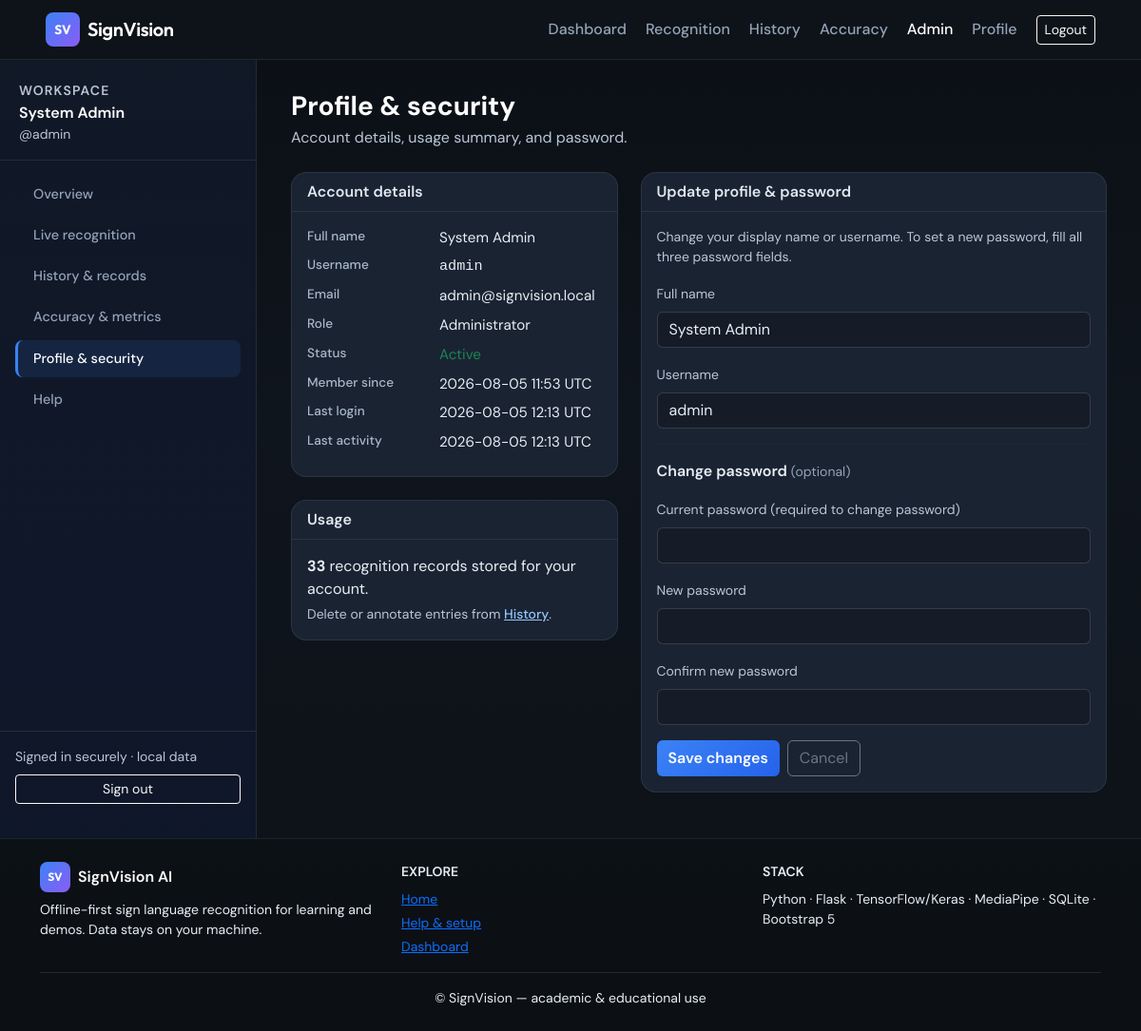
Screenshot of /profile (signed in) with the database file from the repository.
### app/models.py (models this page shows, shortened)
class User(UserMixin, db.Model):
    __tablename__ = "users"
    id = db.Column(db.Integer, primary_key=True)
    full_name = db.Column(db.String(120), nullable=False)
    email = db.Column(db.String(120), unique=True, nullable=False, index=True)
    username = db.Column(db.String(64), unique=True, nullable=False, index=True)
    password_hash = db.Column(db.String(256), nullable=False)
    is_admin = db.Column(db.Boolean, default=False)
    is_active = db.Column(db.Boolean, default=True)
    last_login = db.Column(db.DateTime)
    last_activity = db.Column(db.DateTime)
    created_at = db.Column(db.DateTime, default=datetime.utcnow)
    recognitions = db.relationship("RecognitionHistory", backref="user", lazy="dynamic")
    prediction_logs = db.relationship("PredictionLog", backref="user", lazy="dynamic")

### app/blueprints/main.py (the view, shortened to what this page needs)
@bp.route("/profile", methods=["GET", "POST"])
@login_required
def profile():
    form = ProfileForm(obj=current_user)
    activity_count = RecognitionHistory.query.filter_by(user_id=current_user.id).count()
    return render_template(
        "user/profile.html",
        form=form,
        activity_count=activity_count,
    )

### app/forms.py
class ProfileForm(FlaskForm):
    full_name = StringField("Full name", validators=[DataRequired(), Length(max=120)])
    username = StringField("Username", validators=[DataRequired(), Length(min=3, max=64)])
    current_password = PasswordField("Current password (required to change password)", validators=[Optional()])
    new_password = PasswordField("New password", validators=[Optional(), Length(min=6, max=128)])
    confirm_password = PasswordField(
        "Confirm new password",
        validators=[Optional(), EqualTo("new_password", message="Passwords must match.")],
    )
    submit = SubmitField("Save changes")

### templates/user/profile.html (shortened to what this page needs)
{% extends "user/base_user.html" %}
{% block user_header %}
<div class="mb-4">
  <h1 class="h3 fw-bold mb-1 text-white">Profile &amp; security</h1>
  <p class="user-text-subtle mb-0">Account details, usage summary, and password.</p>
</div>
{% endblock %}
{% block user_body %}
<div class="row g-4">
  <div class="col-lg-5">
    <div class="card card-app mb-4">
      <div class="card-header">Account details</div>
      <div class="card-body">
        <dl class="row mb-0 user-dl">
          <dt class="col-sm-5">Full name</dt>
          <dd class="col-sm-7 user-text-primary">{{ current_user.full_name }}</dd>
          <dt class="col-sm-5">Username</dt>
          <dd class="col-sm-7 font-monospace user-text-primary">{{ current_user.username }}</dd>
          <dt class="col-sm-5">Email</dt>
          <dd class="col-sm-7 user-text-primary">{{ current_user.email }}</dd>
          <dt class="col-sm-5">Role</dt>
          <dd class="col-sm-7 user-text-primary">{% if current_user.is_admin %}Administrator{% else %}Standard user{% endif %}</dd>
          <dt class="col-sm-5">Status</dt>
          <dd class="col-sm-7">{% if current_user.is_active %}<span class="text-success">Active</span>{% else %}<span class="text-warning">Inactive</span>{% endif %}</dd>
          <dt class="col-sm-5">Member since</dt>
          <dd class="col-sm-7 user-text-primary">{{ current_user.created_at.strftime('%Y-%m-%d %H:%M UTC') if current_user.created_at else '—' }}</dd>
          <dt class="col-sm-5">Last login</dt>
          <dd class="col-sm-7 user-text-primary">{{ current_user.last_login.strftime('%Y-%m-%d %H:%M UTC') if current_user.last_login else '—' }}</dd>
          <dt class="col-sm-5">Last activity</dt>
          <dd class="col-sm-7 user-text-primary">{{ current_user.last_activity.strftime('%Y-%m-%d %H:%M UTC') if current_user.last_activity else '—' }}</dd>
        </dl>
      </div>
    </div>
    <div class="card card-app">
      <div class="card-header">Usage</div>
      <div class="card-body">
        <p class="mb-1 user-text-primary"><strong>{{ activity_count }}</strong> recognition {{ 'record' if activity_count == 1 else 'records' }} stored for your account.</p>
        <p class="small user-text-subtle mb-0">Delete or annotate entries from <a class="user-table-link" href="{{ url_for('main.history') }}">History</a>.</p>
      </div>
    </div>
  </div>
  <div class="col-lg-7">
    <div class="card card-app">
      <div class="card-header">Update profile &amp; password</div>
      <div class="card-body">
        <form method="post">{{ form.hidden_tag() }}
          <p class="small user-text-subtle mb-3">Change your display name or username. To set a new password, fill all three password fields.</p>
          <div class="mb-3">{{ form.full_name.label(class="form-label") }}{{ form.full_name(class="form-control") }}</div>
          <div class="mb-3">{{ form.username.label(class="form-label") }}{{ form.username(class="form-control") }}</div>
          <hr class="border-secondary border-opacity-25">
          <p class="fw-semibold mb-3">Change password <span class="fw-normal text-muted small">(optional)</span></p>
          <div class="mb-3">{{ form.current_password.label(class="form-label") }}{{ form.current_password(class="form-control") }}</div>
          <div class="mb-3">{{ form.new_password.label(class="form-label") }}{{ form.new_password(class="form-control") }}</div>
          <div class="mb-3">{{ form.confirm_password.label(class="form-label") }}{{ form.confirm_password(class="form-control") }}</div>
          <div class="d-flex flex-wrap gap-2">
            {{ form.submit(class="btn btn-accent") }}
            <a href="{{ url_for('main.dashboard') }}" class="btn btn-outline-secondary">Cancel</a>
          </div>
        </form>
      </div>
    </div>
  </div>
</div>
{% endblock %}

### templates/user/base_user.html
{% extends "base.html" %}
{% block content %}
<div class="user-shell user-panel">
  <aside class="user-sidebar d-none d-lg-flex flex-column">
    <div class="user-sidebar-brand">
      <span class="text-uppercase small user-text-subtle fw-semibold letter-space">Workspace</span>
      <p class="mb-0 fw-semibold text-white">{{ current_user.full_name }}</p>
      <p class="small user-text-subtle mb-0">@{{ current_user.username }}</p>
    </div>
    <nav class="nav flex-column gap-1 px-2">
      <a class="user-nav-link {% if request.endpoint == 'main.dashboard' %}active{% endif %}" href="{{ url_for('main.dashboard') }}">Overview</a>
      <a class="user-nav-link {% if request.endpoint == 'main.recognition' %}active{% endif %}" href="{{ url_for('main.recognition') }}">Live recognition</a>
      <a class="user-nav-link {% if request.endpoint in ['main.history', 'main.history_detail'] %}active{% endif %}" href="{{ url_for('main.history') }}">History &amp; records</a>
      <a class="user-nav-link {% if request.endpoint == 'main.evaluate' %}active{% endif %}" href="{{ url_for('main.evaluate') }}">Accuracy &amp; metrics</a>
      <a class="user-nav-link {% if request.endpoint == 'main.profile' %}active{% endif %}" href="{{ url_for('main.profile') }}">Profile &amp; security</a>
      <a class="user-nav-link" href="{{ url_for('main.help_page') }}">Help</a>
    </nav>
    <div class="mt-auto pt-3 px-3 pb-3 border-top border-secondary border-opacity-25">
      <p class="small user-text-subtle mb-2">Signed in securely · local data</p>
      <a class="btn btn-outline-light btn-sm w-100" href="{{ url_for('auth.logout') }}">Sign out</a>
    </div>
  </aside>
  <div class="user-main">
    <div class="user-main-inner">
      {% block user_header %}{% endblock %}
      {% block user_body %}{% endblock %}
    </div>
  </div>
</div>
{% endblock %}

### static/css/app.css (style rules this page uses)
:root { --app-bg: #0f1419; --app-surface: #1a2332; --app-border: rgba(255, 255, 255, 0.08); --accent: #3b82f6; --accent-2: #8b5cf6; --text: #e8eef4; --muted: #94a3b8; }
.app-body { min-height: 100vh; display: flex; flex-direction: column; background: linear-gradient(180deg, #0b0f14 0%, #121a24 40%, #0f1419 100%); color: var(--text); font-family: "DM Sans", system-ui, sans-serif; }
.btn-accent { background: linear-gradient(135deg, var(--accent), #2563eb); border: none; color: #fff; font-weight: 600; }
.card-app { background: var(--app-surface); border: 1px solid var(--app-border); border-radius: 1rem; color: var(--text); }
.card-app .card-header { background: transparent; border-bottom: 1px solid var(--app-border); font-weight: 600; }
.card-app .text-muted { color: var(--muted) !important; }
.form-control, .form-select { background: #0f1419; border: 1px solid var(--app-border); color: var(--text); }
.form-label { color: var(--muted); font-size: 0.875rem; }
.user-shell { display: flex; align-items: stretch; min-height: calc(100vh - 56px); max-width: 1440px; margin: 0 auto; }
.user-sidebar { width: 270px; flex-shrink: 0; background: linear-gradient(180deg, rgba(17, 24, 39, 0.96) 0%, rgba(15, 23, 42, 0.99) 100%); border-right: 1px solid var(--app-border); padding: 1.25rem 0; }
.user-sidebar-brand { padding: 0 1.25rem 1rem; border-bottom: 1px solid var(--app-border); margin-bottom: 1rem; }
.letter-space { letter-spacing: 0.08em; }
.user-nav-link { display: block; color: var(--muted); text-decoration: none; padding: 0.55rem 1rem; margin: 0 0.5rem; border-radius: 0.5rem; font-size: 0.9rem; font-weight: 500; border-left: 3px solid transparent; }
.user-nav-link.active { color: #fff; background: rgba(59, 130, 246, 0.12); border-left-color: var(--accent); }
.user-main { flex: 1; min-width: 0; background: rgba(12, 16, 23, 0.5); }
.user-main-inner { max-width: 1100px; margin: 0 auto; padding: 1.5rem 1rem 2.5rem; }
@media (min-width: 992px) { .user-main-inner { padding: 2rem 2.25rem 3rem; } }
.user-dl dt { color: var(--muted); font-size: 0.85rem; font-weight: 500; }
.user-dl dd { font-size: 0.95rem; }
.user-panel { --user-readable: #e8eef4; --user-subtle: #b8c7d6; }
.user-panel .user-text-primary { color: var(--user-readable) !important; }
.user-panel .user-text-subtle { color: var(--user-subtle) !important; }
.user-panel .user-table-link { color: #93c5fd !important; font-weight: 500; }
.user-panel .form-control, .user-panel .user-form-control { background: #151c28 !important; border-color: rgba(255, 255, 255, 0.14) !important; color: var(--user-readable) !important; }
.user-panel .form-control::placeholder, .user-panel .user-form-control::placeholder { color: rgba(203, 213, 225, 0.55) !important; }
.user-panel .form-label, .user-panel .user-form-label { color: var(--user-subtle) !important; }
.user-panel .user-dl dt { color: #a8b8c8 !important; }
.user-panel .card-app .card-header { color: #e2e8f0; }

### rows the page displays
User: full_name "System Admin", username "admin", email "admin@signvision.local", created_at "2026-08-05 11:53 UTC", last_login "2026-08-05 12:13 UTC", last_activity "2026-08-05 12:13 UTC"

### other values shown
{{ activity_count }} "33"
{{ 'record' if activity_count == 1 else 'records' }} "records"
